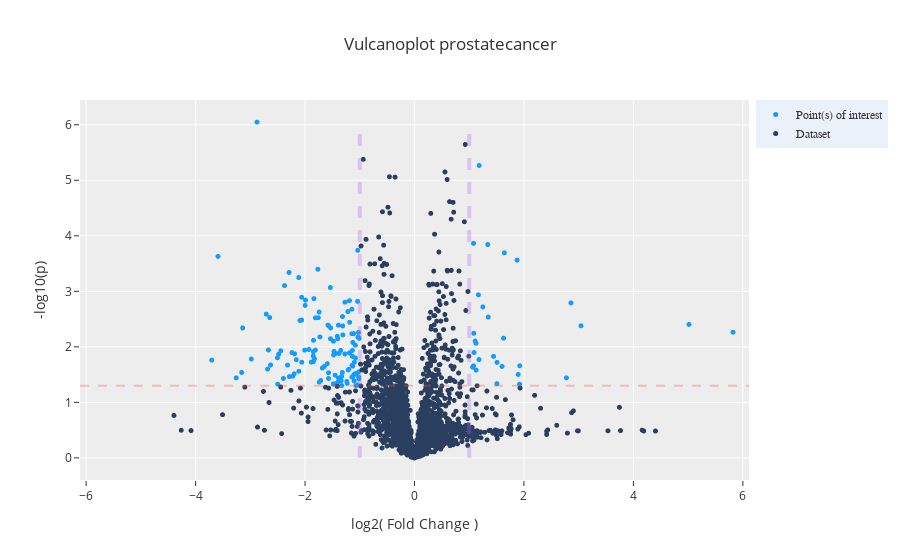

The code cell stored with this chart in its notebook:
### Code cell
i = "lungcancer"
dash_bio.VolcanoPlot(dataframe=d[i].reset_index(), **params)

### Figure 1 — Plotly figure (JSON) as saved in the notebook; plotly's stock layout.template omitted (floating-point values rounded to 4 significant figures; data arrays with more than 128 entries replaced by an {"elided": "..."} marker saying what was removed)
{"data": [{"marker": {"color": "#119DFF", "size": 5}, "mode": "markers", "name": "Point(s) of interest", "text": {"elided": "148 str values"}, "type": "scattergl", "x": {"elided": "148 float values"}, "y": {"elided": "148 float values"}}, {"marker": {"color": "#2A3F5F", "size": 5}, "mode": "markers", "name": "Dataset", "text": {"elided": "2582 str values"}, "type": "scattergl", "x": {"elided": "2582 float values"}, "y": {"elided": "2582 float values"}}], "layout": {"autosize": false, "hovermode": "closest", "legend": {"bgcolor": "#ebf1fa", "font": {"family": "sans-serif"}, "x": 1.01, "yanchor": "top"}, "shapes": [{"line": {"color": "#AB63FA", "dash": "dash", "width": 4}, "name": "effect size min line", "type": "line", "x0": -1, "x1": -1, "xref": "x", "y0": 4.134e-05, "y1": 6.047, "yref": "y"}, {"line": {"color": "#AB63FA", "dash": "dash", "width": 4}, "name": "effect size max line", "type": "line", "x0": 1, "x1": 1, "xref": "x", "y0": 4.134e-05, "y1": 6.047, "yref": "y"}, {"line": {"color": "#EF553B", "dash": "dash", "width": 2}, "name": "genomewide_line", "type": "line", "x0": -6.112, "x1": 6.112, "xref": "x", "y0": 1.301, "y1": 1.301, "yref": "y"}], "title": {"text": "Vulcanoplot prostatecancer"}, "xaxis": {"range": [-6.112, 6.112], "title": {"text": "log2( Fold Change )"}, "zeroline": false}, "yaxis": {"title": {"text": "-log10(p)"}, "zeroline": false}}}
